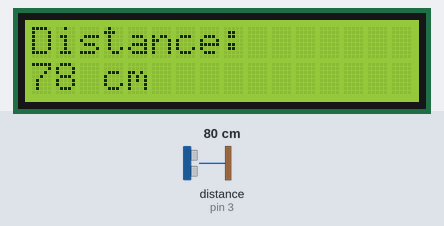
Simulated run of this sketch. Board: Arduino Uno, built with avr-gcc and run on an emulated ATmega328P. On the bench: 16×2 character LCD. Wiring (inferred from the names in the program): ultrasonic range finder: trigger pin 2; echo pin 3. The test bench sets the inputs (shaded band); at power-on: distance to the obstacle (sensor on pin 3) 80 cm. The echo pulse lasts 58.3 µs per cm; what the sketch prints to the serial monitor is not drawn.

Above: at 1.2 s.
1.3 s: distance to the obstacle (sensor on pin 3) set to 2 cm
At 2.0 s:
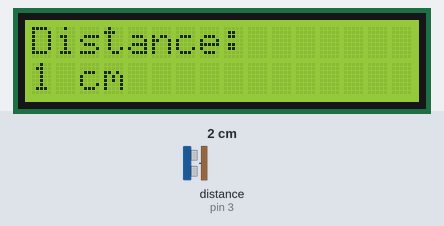
3.1 s: distance to the obstacle (sensor on pin 3) set to 4 cm
At 3.8 s:
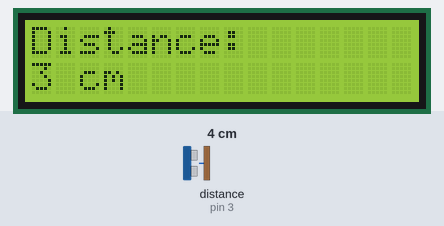
4.7 s: distance to the obstacle (sensor on pin 3) set to 9 cm
At 5.8 s:
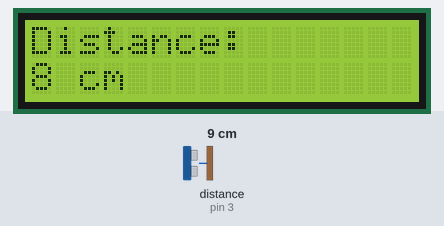
Timing chart, 0 to 7.7 s (numbered marks = the images above; inputs shaded):
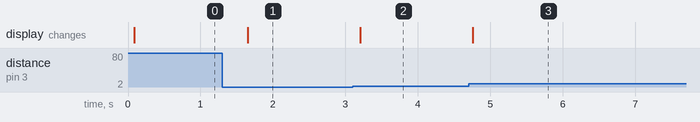

The sketch:

Smart_Distance_Meter.ino
```cpp
// (licence header left out)
#include <LiquidCrystal_I2C.h>

// Initialize I2C LCD (Address: 0x27, 16 columns, 2 rows)
LiquidCrystal_I2C lcd(0x27, 16, 2);

// Define Ultrasonic Sensor Pins
#define trig 2
#define echo 3

void setup() {
  Serial.begin(9600);      // Start Serial Monitor at 9600 baud rate

  lcd.init();              // Initialize LCD
  lcd.backlight();         // Turn ON LCD backlight

  pinMode(trig, OUTPUT);   // Set Trigger pin as OUTPUT
  pinMode(echo, INPUT);    // Set Echo pin as INPUT
}

void loop() {

  // Send Ultrasonic Pulse
  digitalWrite(trig, LOW);
  delayMicroseconds(2);

  digitalWrite(trig, HIGH);      // Send 10µs pulse
  delayMicroseconds(10);
  digitalWrite(trig, LOW);


  // Measure Echo Duration
  long duration = pulseIn(echo, HIGH);   // Time taken for echo to return

  // Calculate Distance (Speed of sound = 0.034 cm/µs)
  int distance = duration * 0.034 / 2;

  // Display on Serial Monitor
  Serial.print("Distance: ");
  Serial.print(distance);
  Serial.println(" cm");

  // Display on LCD
  lcd.clear();
  lcd.setCursor(0, 0);
  lcd.print("Distance:");

  lcd.setCursor(0, 1);
  lcd.print(distance);
  lcd.print(" cm");

  delay(500);   // Small delay for stable readings
}
```

Measured:
- after the input at 1.3 s, the display: changes after 0.35 s (image 1)
- after the input at 3.1 s, the display: changes after 0.10 s (image 2)
- after the input at 4.7 s, the display: changes after 0.06 s (image 3)
